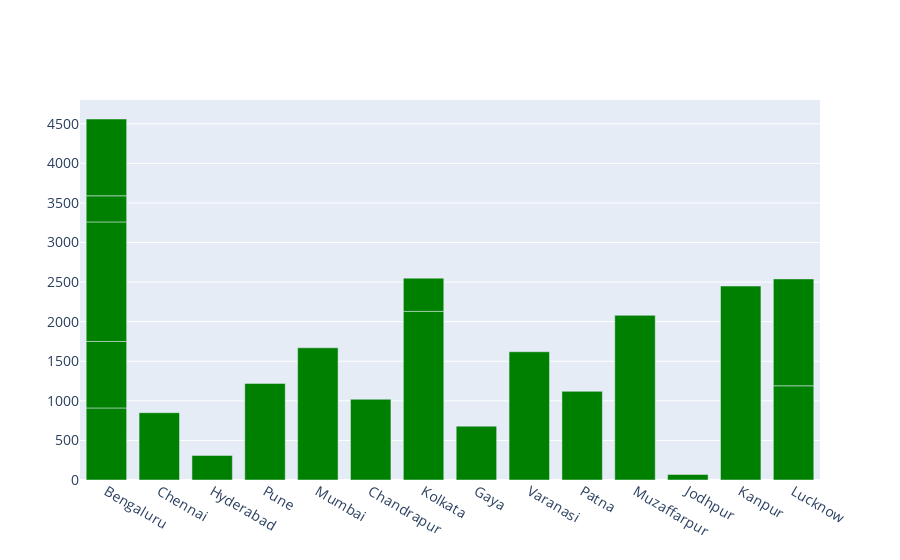

Notebook source saved alongside this figure:
### Code cell
slice=df1[:20]
#slice
fig = go.Figure()
fig.add_trace(go.Bar(x=slice['city'],
                y=slice['value'],
                marker_color='green'
                ))
fig.update_layout(
    xaxis_tickfont_size=14,
    yaxis=dict(
        titlefont_size=16,
        tickfont_size=14,
       
    
    ),
    legend=dict(
        x=0,
        y=1.0,
        bgcolor='rgba(255, 255, 255, 0)',
        bordercolor='rgb(255, 255, 255, 0)'
    ),
    barmode='stack',
    bargap=0.15, # gap between bars of adjacent location coordinates.
    bargroupgap=0.1 # gap between bars of the same location coordinate.
)
fig.show()

### Figure 1 — Plotly figure (JSON) as saved in the notebook; plotly's stock layout.template omitted (floating-point values rounded to 4 significant figures)
{"data": [{"marker": {"color": "green"}, "type": "bar", "x": ["Bengaluru", "Bengaluru", "Bengaluru", "Bengaluru", "Chennai", "Bengaluru", "Hyderabad", "Pune", "Mumbai", "Chandrapur", "Kolkata", "Kolkata", "Gaya", "Varanasi", "Patna", "Muzaffarpur", "Jodhpur", "Kanpur", "Lucknow", "Lucknow"], "y": [910, 840, 1510, 330, 850, 970, 310, 1220, 1670, 1020, 2130, 420, 680, 1620, 1120, 2080, 70, 2450, 1190, 1350]}], "layout": {"bargap": 0.15, "bargroupgap": 0.1, "barmode": "stack", "legend": {"bgcolor": "rgba(255, 255, 255, 0)", "bordercolor": "rgb(255, 255, 255, 0)", "x": 0, "y": 1}, "xaxis": {"tickfont": {"size": 14}}, "yaxis": {"tickfont": {"size": 14}, "title": {"font": {"size": 16}}}}}
